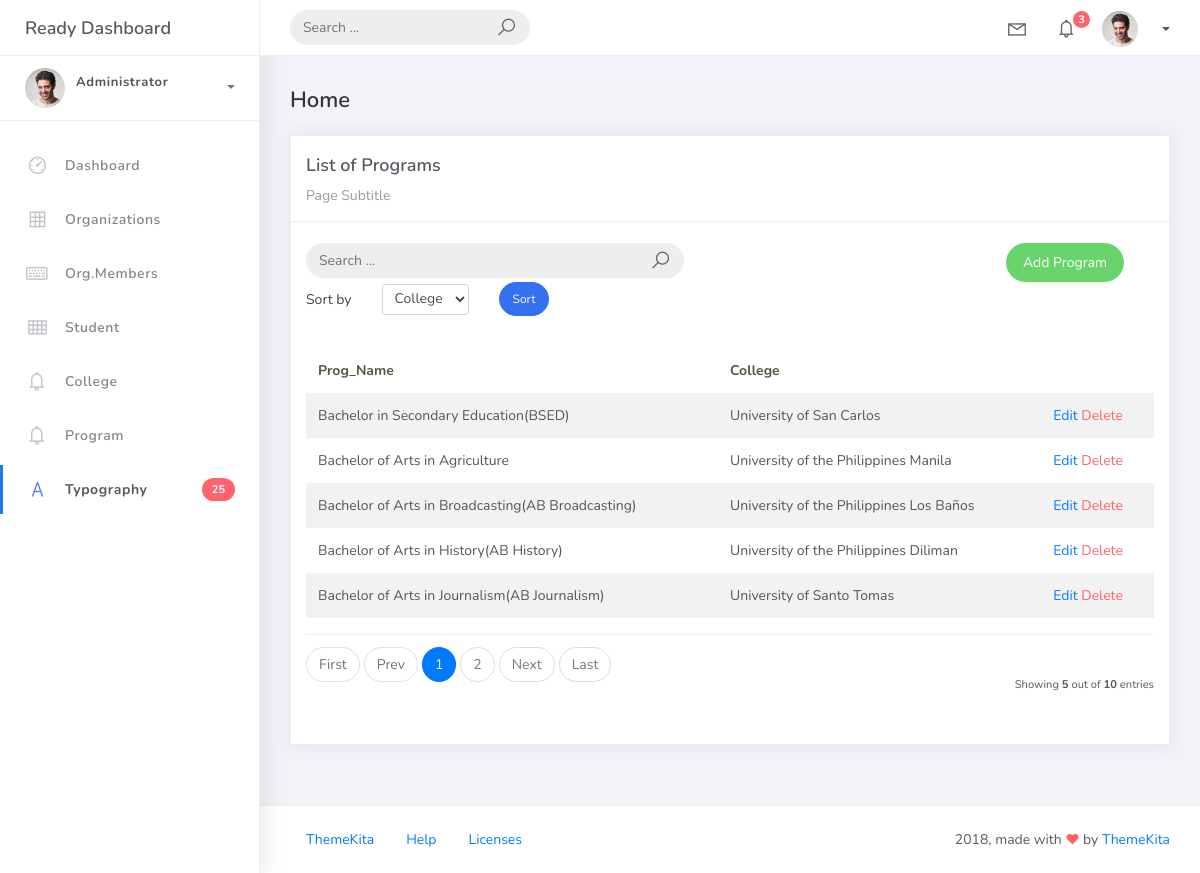
The page /program_list on the database its author committed.
### studentorg/models.py (models this page shows, shortened)
class BaseModel(models.Model):
    created_at = models.DateTimeField(auto_now_add=True, db_index=True)
    updated_at = models.DateTimeField(auto_now=True)
    class Meta:
        abstract = True

class Program(BaseModel):
    prog_name = models.CharField(max_length=150)
    college = models.ForeignKey(College, on_delete=models.CASCADE)

class College(BaseModel):
    college_name = models.CharField(max_length=150)
    def __str__ (self):
        return self.college_name

### studentorg/views.py (the view)
# urls.py: path('program_list', ProgramList.as_view(), name='program-list'),
class ProgramList(ListView):
    model = Program
    context_object_name = 'program'
    template_name = 'program_list.html'
    paginate_by = 5
    def get_queryset(self):
        qs = super().get_queryset()
        query = self.request.GET.get('q')
        if query:
            qs = qs.filter(
                Q(prog_name__icontains=query)
                )
        return qs
    def get_ordering(self):
        allowed = ["prog_name", "college__college_name"]
        sort_by = self.request.GET.get("sort_by")
        if sort_by in allowed:
            return sort_by
        return "prog_name"

### templates/program_list.html (shortened to what this page needs)
{% extends 'base.html' %} {% load static %} {% block content %}
<div class="content">
    <div class="container-fluid">
        <h4 class="page-title">Home</h4>
        <div class="row">
            <div class="col-md-12">
                <div class="card">
                    <div class="card-header">
                        <div class="card-title">List of Programs</div>
                        <div class="card-category">Page Subtitle</div>
                    </div>
                    <br />
                        <div class="col-md-12 row">
                            <div class="col-md-6">
                                <form class="navbar-left navbar-form nav-search mr-md-3" action="{% url 'program-list' %}">
                                    <div class="input-group">
                                        <input type="text" placeholder="Search ..." class="form-control" name="q" />
                                        <div class="input-group-append">
                                        <span class="input-group-text">
                                            <i class="la la-search search-icon"></i>
                                        </span>
                                        </div>
                                    </div>
                                </form>
                            </div>
                            <div class="col-md-6">
                                <div class="pull-right">
                                    <a href="{% url 'program-add' %}" class="btn btn-success btn-rounded">Add Program</a>
                                </div>
                            </div>
                        </div>
                        <div class="col-md-12">
                            <form method="get" class="row g-2 align-items-center">
                                <div class="col-auto">
                                    <label for="smallSelect" class="col-form-label">Sort by</label>
                                </div>
                                <div class="col-auto">
                                    <select class="form-control form-control-sm" id="smallSelect" name="sort_by">
                                        <option value="prog_name"
                                        >College</option>
                                    </select>
                                </div>
                                <div class="col-auto">
                                    <button type="submit" class="btn btn-primary btn-sm btn-rounded">
                                        Sort
                                    </button>
                                </div>
                            </form>
                        </div>
                    <div class="card-body">
                        <table class="table table-striped mt-3">
                            <thead>
                                <tr>
                                    <th scope="col">Prog_Name</th>
                                    <th scope="col">College</th>
                                </tr>
                            </thead>
                            <tbody>
                                {% for object in object_list %}
                                <tr>
                                    <td>{{ object.prog_name }}</td>
                                    <td>{{ object.college }}</td>
                                    <td>
                                        <a href="program_list/{{object.id}}">Edit</a>
                                        <a href="program_list/{{ object.id }}/delete" class="text-danger">Delete</a>
                                    </td>
                                </tr>
                                {% empty %}
                                <tr>
                                    <td colspan="4" style="text-align: center">
                                        <p class="text-sm font-weight-bold mb-0">No Records Found</p>
                                    </td>
                                </tr>
                                {% endfor %}
                            </tbody>
                        </table>
                        {% include 'includes/pagination.html' %}
                    </div>
                </div>
            </div>
        </div>
    </div>
</div>
{% endblock %}

### rows shown on the page
Program: prog_name "Bachelor in Secondary Education(BSED)", college "University of San Carlos"
Program: prog_name "Bachelor of Arts in Agriculture", college "University of the Philippines Manila"
Program: prog_name "Bachelor of Arts in Broadcasting(AB Broadcasting)", college "University of the Philippines Los Baños"
Program: prog_name "Bachelor of Arts in History(AB History)", college "University of the Philippines Diliman"
Program: prog_name "Bachelor of Arts in Journalism(AB Journalism)", college "University of Santo Tomas"

### other values the page prints
{{ page_num }} "1"
{{ page_num }} "2"
{{ object_list.count }} "5"
{{ paginator.count }} "10"
